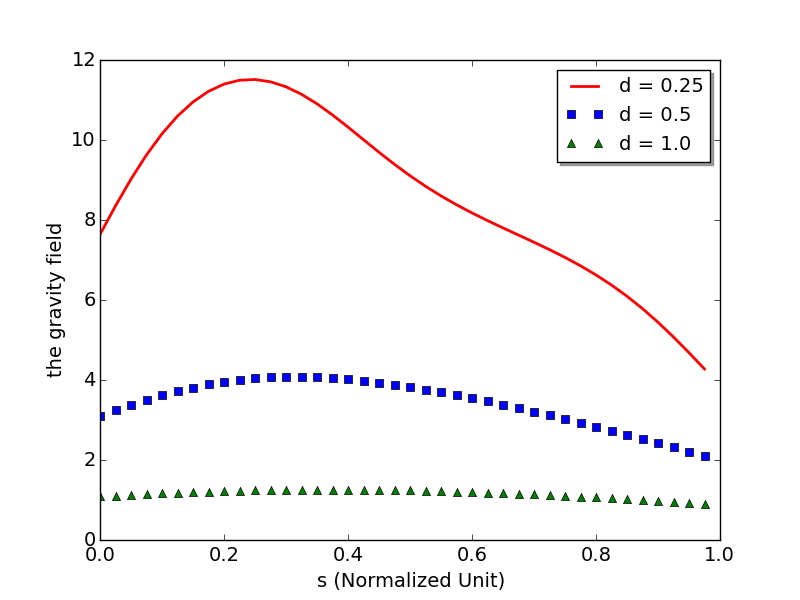

Reproduce this figure in Python.
__author__ = 'yutongpang'
import sys
sys.path.append('/Users/yutongpang/ClionProjects/InverseProblemPackage')
import matplotlib.pyplot as plt
from pythonCore.GeoPhysics import GeoPhysicsBase
import numpy as np

def plot_geophysics_fexact(discretization_size):
    geo_physics1 = GeoPhysicsBase(discretization_size, 0.25)
    geo_physics2 = GeoPhysicsBase(discretization_size, 0.5)
    geo_physics3 = GeoPhysicsBase(discretization_size, 1)
    x = np.arange(discretization_size) / discretization_size
    y1 = geo_physics1.g
    y2 = geo_physics2.g
    y3 = geo_physics3.g
    plt.plot(x, y1, 'r', linewidth=2, label='d = 0.25')
    plt.plot(x, y2, 'bs', linewidth=2, label='d = 0.5')
    plt.plot(x, y3, 'g^', linewidth=2, label='d = 1.0')
    #plt.title("g(s)", fontsize=16)
    plt.xlabel("s (Normalized Unit)", fontsize=14)
    plt.ylabel("the gravity field", fontsize=14)
    #plt.axis([0, 1, 0.5, 2.2])
    plt.tick_params(axis='both', which='major', labelsize=14)
    plt.legend(loc='upper right', shadow=True, fontsize='14')
    plt.show()


if __name__ == '__main__':
    plot_geophysics_fexact(40)
